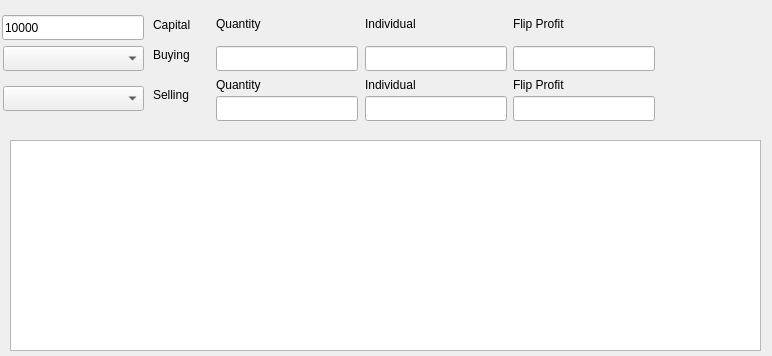
<?xml version="1.0" encoding="UTF-8"?>
<ui version="4.0">
 <class>New_World_Trading_Post</class>
 <widget class="QWidget" name="New_World_Trading_Post">
  <property name="geometry">
   <rect>
    <x>0</x>
    <y>0</y>
    <width>772</width>
    <height>356</height>
   </rect>
  </property>
  <property name="windowTitle">
   <string>Form</string>
  </property>
  <widget class="QLabel" name="sell_individual_label">
   <property name="geometry">
    <rect>
     <x>365</x>
     <y>76</y>
     <width>66</width>
     <height>17</height>
    </rect>
   </property>
   <property name="text">
    <string>Individual</string>
   </property>
  </widget>
  <widget class="QLineEdit" name="sellQuantity">
   <property name="geometry">
    <rect>
     <x>216</x>
     <y>96</y>
     <width>142</width>
     <height>25</height>
    </rect>
   </property>
  </widget>
  <widget class="QLineEdit" name="buyFlip">
   <property name="geometry">
    <rect>
     <x>513</x>
     <y>46</y>
     <width>142</width>
     <height>25</height>
    </rect>
   </property>
  </widget>
  <widget class="QLineEdit" name="buyIndividual">
   <property name="geometry">
    <rect>
     <x>365</x>
     <y>46</y>
     <width>142</width>
     <height>25</height>
    </rect>
   </property>
  </widget>
  <widget class="QLabel" name="capital_label">
   <property name="geometry">
    <rect>
     <x>153</x>
     <y>16</y>
     <width>48</width>
     <height>17</height>
    </rect>
   </property>
   <property name="text">
    <string>Capital</string>
   </property>
  </widget>
  <widget class="QComboBox" name="buy_comboBox">
   <property name="geometry">
    <rect>
     <x>3</x>
     <y>46</y>
     <width>141</width>
     <height>25</height>
    </rect>
   </property>
   <item>
    <property name="text">
     <string/>
    </property>
   </item>
   <item>
    <property name="text">
     <string>Charcoal</string>
    </property>
   </item>
   <item>
    <property name="text">
     <string>Iron Ore</string>
    </property>
   </item>
   <item>
    <property name="text">
     <string>Starmetal Ore</string>
    </property>
   </item>
   <item>
    <property name="text">
     <string>Orichalcum Ore</string>
    </property>
   </item>
   <item>
    <property name="text">
     <string>Silver Ore</string>
    </property>
   </item>
   <item>
    <property name="text">
     <string>Gold Ore</string>
    </property>
   </item>
   <item>
    <property name="text">
     <string>Platinum Ore</string>
    </property>
   </item>
   <item>
    <property name="text">
     <string>Iron Ingot</string>
    </property>
   </item>
   <item>
    <property name="text">
     <string>Steel Ingot</string>
    </property>
   </item>
   <item>
    <property name="text">
     <string>Starmetal Ingot</string>
    </property>
   </item>
   <item>
    <property name="text">
     <string>Orichalcum Ingot</string>
    </property>
   </item>
   <item>
    <property name="text">
     <string>Silver Ingot</string>
    </property>
   </item>
   <item>
    <property name="text">
     <string>Gold Ingot</string>
    </property>
   </item>
   <item>
    <property name="text">
     <string>Platinum Ingot</string>
    </property>
   </item>
   <item>
    <property name="text">
     <string>Stone</string>
    </property>
   </item>
   <item>
    <property name="text">
     <string>Stone Block</string>
    </property>
   </item>
   <item>
    <property name="text">
     <string>Stone Brick</string>
    </property>
   </item>
   <item>
    <property name="text">
     <string>Lodestone</string>
    </property>
   </item>
   <item>
    <property name="text">
     <string>Lodestone Brick</string>
    </property>
   </item>
   <item>
    <property name="text">
     <string>Obsidian Voidstone</string>
    </property>
   </item>
   <item>
    <property name="text">
     <string>Fibers</string>
    </property>
   </item>
   <item>
    <property name="text">
     <string>Silk Threads</string>
    </property>
   </item>
   <item>
    <property name="text">
     <string>Wirefiber</string>
    </property>
   </item>
   <item>
    <property name="text">
     <string>Linen</string>
    </property>
   </item>
   <item>
    <property name="text">
     <string>Sateen</string>
    </property>
   </item>
   <item>
    <property name="text">
     <string>Silk</string>
    </property>
   </item>
   <item>
    <property name="text">
     <string>Infused Silk</string>
    </property>
   </item>
   <item>
    <property name="text">
     <string>Green Wood</string>
    </property>
   </item>
   <item>
    <property name="text">
     <string>Aged Wood</string>
    </property>
   </item>
   <item>
    <property name="text">
     <string>Timber</string>
    </property>
   </item>
   <item>
    <property name="text">
     <string>Lumber</string>
    </property>
   </item>
   <item>
    <property name="text">
     <string>Wyrdwood</string>
    </property>
   </item>
   <item>
    <property name="text">
     <string>Ironwood</string>
    </property>
   </item>
   <item>
    <property name="text">
     <string>Wyrdwood Plank</string>
    </property>
   </item>
   <item>
    <property name="text">
     <string>Irwonwood Plank</string>
    </property>
   </item>
   <item>
    <property name="text">
     <string>Rawhide</string>
    </property>
   </item>
   <item>
    <property name="text">
     <string>Thick Hide</string>
    </property>
   </item>
   <item>
    <property name="text">
     <string>Iron Hide</string>
    </property>
   </item>
   <item>
    <property name="text">
     <string>Coarse Leather</string>
    </property>
   </item>
   <item>
    <property name="text">
     <string>Rugged Leather</string>
    </property>
   </item>
   <item>
    <property name="text">
     <string>Layered Leather</string>
    </property>
   </item>
   <item>
    <property name="text">
     <string>Infused Leather</string>
    </property>
   </item>
   <item>
    <property name="text">
     <string>Sandpaper</string>
    </property>
   </item>
   <item>
    <property name="text">
     <string>Tannin</string>
    </property>
   </item>
   <item>
    <property name="text">
     <string>Crossweave</string>
    </property>
   </item>
   <item>
    <property name="text">
     <string>Flux</string>
    </property>
   </item>
   <item>
    <property name="text">
     <string>Arcana Lodestone</string>
    </property>
   </item>
  </widget>
  <widget class="QLineEdit" name="Capital">
   <property name="geometry">
    <rect>
     <x>2</x>
     <y>15</y>
     <width>142</width>
     <height>25</height>
    </rect>
   </property>
   <property name="text">
    <string>10000</string>
   </property>
  </widget>
  <widget class="QLabel" name="buy_flip_label">
   <property name="geometry">
    <rect>
     <x>513</x>
     <y>15</y>
     <width>68</width>
     <height>17</height>
    </rect>
   </property>
   <property name="text">
    <string>Flip Profit</string>
   </property>
  </widget>
  <widget class="QLabel" name="buy_quantity_label">
   <property name="geometry">
    <rect>
     <x>216</x>
     <y>15</y>
     <width>61</width>
     <height>17</height>
    </rect>
   </property>
   <property name="text">
    <string>Quantity</string>
   </property>
  </widget>
  <widget class="QLabel" name="sell_flip_label">
   <property name="geometry">
    <rect>
     <x>513</x>
     <y>76</y>
     <width>68</width>
     <height>17</height>
    </rect>
   </property>
   <property name="text">
    <string>Flip Profit</string>
   </property>
  </widget>
  <widget class="QLabel" name="buy_individual_label">
   <property name="geometry">
    <rect>
     <x>365</x>
     <y>15</y>
     <width>66</width>
     <height>17</height>
    </rect>
   </property>
   <property name="text">
    <string>Individual</string>
   </property>
  </widget>
  <widget class="QLineEdit" name="buyQuantity">
   <property name="geometry">
    <rect>
     <x>216</x>
     <y>46</y>
     <width>142</width>
     <height>25</height>
    </rect>
   </property>
   <property name="text">
    <string/>
   </property>
  </widget>
  <widget class="QLabel" name="sell_quantity_label">
   <property name="geometry">
    <rect>
     <x>216</x>
     <y>76</y>
     <width>61</width>
     <height>17</height>
    </rect>
   </property>
   <property name="text">
    <string>Quantity</string>
   </property>
  </widget>
  <widget class="QLineEdit" name="sellIndividul">
   <property name="geometry">
    <rect>
     <x>365</x>
     <y>96</y>
     <width>142</width>
     <height>25</height>
    </rect>
   </property>
  </widget>
  <widget class="QLabel" name="buy_label">
   <property name="geometry">
    <rect>
     <x>153</x>
     <y>46</y>
     <width>47</width>
     <height>17</height>
    </rect>
   </property>
   <property name="text">
    <string>Buying</string>
   </property>
  </widget>
  <widget class="QLabel" name="sell_label">
   <property name="geometry">
    <rect>
     <x>153</x>
     <y>86</y>
     <width>46</width>
     <height>17</height>
    </rect>
   </property>
   <property name="text">
    <string>Selling</string>
   </property>
  </widget>
  <widget class="QLineEdit" name="sellFlip">
   <property name="geometry">
    <rect>
     <x>513</x>
     <y>96</y>
     <width>142</width>
     <height>25</height>
    </rect>
   </property>
  </widget>
  <widget class="QComboBox" name="sell_comboBox">
   <property name="geometry">
    <rect>
     <x>3</x>
     <y>86</y>
     <width>141</width>
     <height>25</height>
    </rect>
   </property>
   <item>
    <property name="text">
     <string/>
    </property>
   </item>
   <item>
    <property name="text">
     <string>Charcoal</string>
    </property>
   </item>
   <item>
    <property name="text">
     <string>Iron Ore</string>
    </property>
   </item>
   <item>
    <property name="text">
     <string>Starmetal Ore</string>
    </property>
   </item>
   <item>
    <property name="text">
     <string>Orichalcum Ore</string>
    </property>
   </item>
   <item>
    <property name="text">
     <string>Silver Ore</string>
    </property>
   </item>
   <item>
    <property name="text">
     <string>Gold Ore</string>
    </property>
   </item>
   <item>
    <property name="text">
     <string>Platinum Ore</string>
    </property>
   </item>
   <item>
    <property name="text">
     <string>Iron Ingot</string>
    </property>
   </item>
   <item>
    <property name="text">
     <string>Steel Ingot</string>
    </property>
   </item>
   <item>
    <property name="text">
     <string>Starmetal Ingot</string>
    </property>
   </item>
   <item>
    <property name="text">
     <string>Orichalcum Ingot</string>
    </property>
   </item>
   <item>
    <property name="text">
     <string>Silver Ingot</string>
    </property>
   </item>
   <item>
    <property name="text">
     <string>Gold Ingot</string>
    </property>
   </item>
   <item>
    <property name="text">
     <string>Platinum Ingot</string>
    </property>
   </item>
   <item>
    <property name="text">
     <string>Stone</string>
    </property>
   </item>
   <item>
    <property name="text">
     <string>Stone Block</string>
    </property>
   </item>
   <item>
    <property name="text">
     <string>Stone Brick</string>
    </property>
   </item>
   <item>
    <property name="text">
     <string>Lodestone</string>
    </property>
   </item>
   <item>
    <property name="text">
     <string>Lodestone Brick</string>
    </property>
   </item>
   <item>
    <property name="text">
     <string>Obsidian Voidstone</string>
    </property>
   </item>
   <item>
    <property name="text">
     <string>Fibers</string>
    </property>
   </item>
   <item>
    <property name="text">
     <string>Silk Threads</string>
    </property>
   </item>
   <item>
    <property name="text">
     <string>Wirefiber</string>
    </property>
   </item>
   <item>
    <property name="text">
     <string>Linen</string>
    </property>
   </item>
   <item>
    <property name="text">
     <string>Sateen</string>
    </property>
   </item>
   <item>
    <property name="text">
     <string>Silk</string>
    </property>
   </item>
   <item>
    <property name="text">
     <string>Infused Silk</string>
    </property>
   </item>
   <item>
    <property name="text">
     <string>Green Wood</string>
    </property>
   </item>
   <item>
    <property name="text">
     <string>Aged Wood</string>
    </property>
   </item>
   <item>
    <property name="text">
     <string>Timber</string>
    </property>
   </item>
   <item>
    <property name="text">
     <string>Lumber</string>
    </property>
   </item>
   <item>
    <property name="text">
     <string>Wyrdwood</string>
    </property>
   </item>
   <item>
    <property name="text">
     <string>Ironwood</string>
    </property>
   </item>
   <item>
    <property name="text">
     <string>Wyrdwood Plank</string>
    </property>
   </item>
   <item>
    <property name="text">
     <string>Irwonwood Plank</string>
    </property>
   </item>
   <item>
    <property name="text">
     <string>Rawhide</string>
    </property>
   </item>
   <item>
    <property name="text">
     <string>Thick Hide</string>
    </property>
   </item>
   <item>
    <property name="text">
     <string>Iron Hide</string>
    </property>
   </item>
   <item>
    <property name="text">
     <string>Coarse Leather</string>
    </property>
   </item>
   <item>
    <property name="text">
     <string>Rugged Leather</string>
    </property>
   </item>
   <item>
    <property name="text">
     <string>Layered Leather</string>
    </property>
   </item>
   <item>
    <property name="text">
     <string>Infused Leather</string>
    </property>
   </item>
   <item>
    <property name="text">
     <string>Sandpaper</string>
    </property>
   </item>
   <item>
    <property name="text">
     <string>Tannin</string>
    </property>
   </item>
   <item>
    <property name="text">
     <string>Crossweave</string>
    </property>
   </item>
   <item>
    <property name="text">
     <string>Flux</string>
    </property>
   </item>
   <item>
    <property name="text">
     <string>Arcana Lodestone</string>
    </property>
   </item>
  </widget>
  <widget class="QTextEdit" name="debug">
   <property name="geometry">
    <rect>
     <x>10</x>
     <y>140</y>
     <width>751</width>
     <height>211</height>
    </rect>
   </property>
  </widget>
 </widget>
 <resources/>
 <connections/>
</ui>
